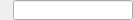
<?xml version="1.0" encoding="UTF-8"?>
<ui version="4.0">
 <class>SingleSetter</class>
 <widget class="QWidget" name="SingleSetter">
  <property name="geometry">
   <rect>
    <x>0</x>
    <y>0</y>
    <width>133</width>
    <height>20</height>
   </rect>
  </property>
  <property name="windowTitle">
   <string>Form</string>
  </property>
  <property name="styleSheet">
   <string notr="true">QLineEdit {
	padding:1px 2px;
	font-size: 10px;
}</string>
  </property>
  <layout class="QHBoxLayout" name="horizontalLayout">
   <property name="leftMargin">
    <number>0</number>
   </property>
   <property name="topMargin">
    <number>0</number>
   </property>
   <property name="rightMargin">
    <number>0</number>
   </property>
   <property name="bottomMargin">
    <number>0</number>
   </property>
   <item>
    <widget class="QLabel" name="nameLabel">
     <property name="text">
      <string/>
     </property>
    </widget>
   </item>
   <item>
    <widget class="QLineEdit" name="dataEdit">
     <property name="minimumSize">
      <size>
       <width>80</width>
       <height>0</height>
      </size>
     </property>
     <property name="maximumSize">
      <size>
       <width>16777215</width>
       <height>20</height>
      </size>
     </property>
    </widget>
   </item>
  </layout>
 </widget>
 <resources/>
 <connections/>
</ui>
